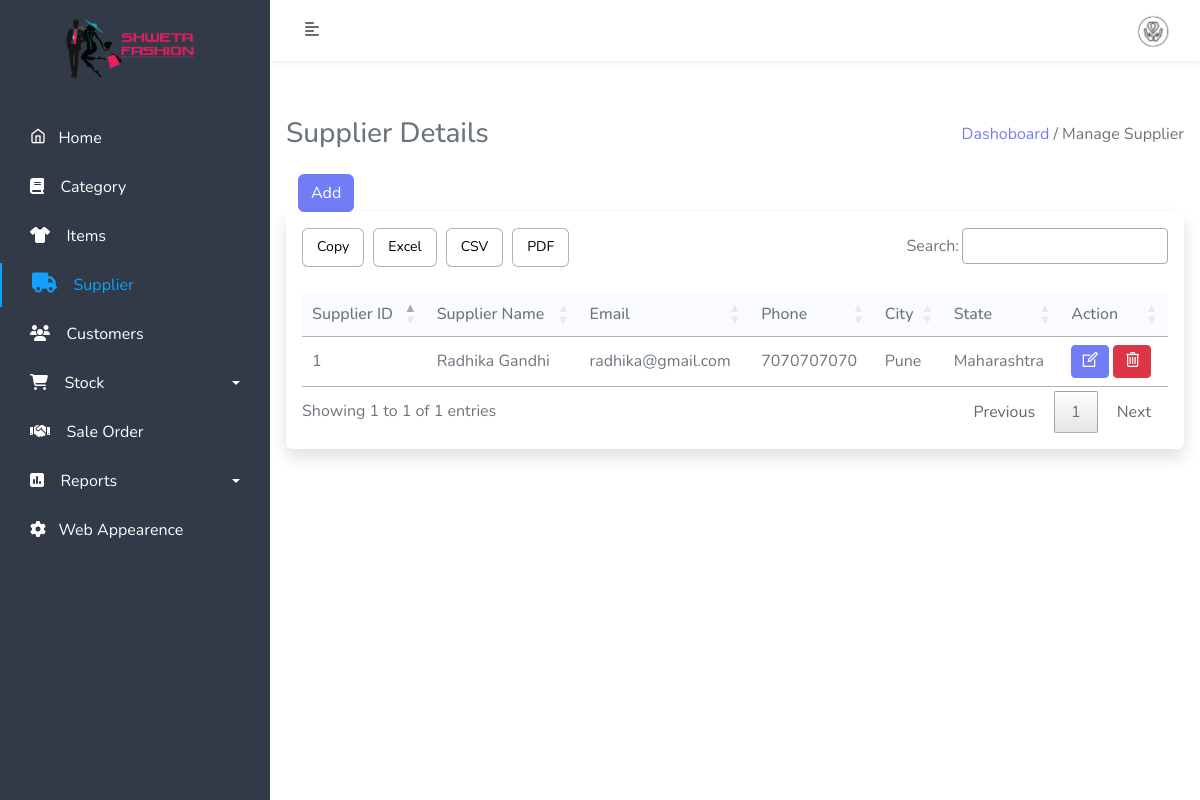
/admin/supplier.php (signed in), run on the app's committed database.
### tables this page shows
CREATE TABLE `manage_website` (
  `id` int(11) NOT NULL,
  `title` varchar(500) NOT NULL,
  `short_title` varchar(500) NOT NULL,
  `footer` text NOT NULL,
  `currency_symbol` text NOT NULL,
  `login_logo` text NOT NULL,
  `website_logo` varchar(500) NOT NULL,
  `background_login_image` text NOT NULL,
  `pay_qrcode` text NOT NULL,
  `terms` longtext NOT NULL,
  `status` int(11) NOT NULL
);

CREATE TABLE `supplier` (
  `sup_id` int(11) NOT NULL,
  `sup_fname` varchar(50) NOT NULL,
  `sup_lname` varchar(50) NOT NULL,
  `sup_email` varchar(50) NOT NULL,
  `sup_mobile` bigint(11) NOT NULL,
  `sup_add` varchar(500) NOT NULL,
  `sup_city` varchar(11) NOT NULL,
  `sup_state` varchar(11) NOT NULL,
  `delete_status` tinyint(2) NOT NULL
);

### admin/supplier.php (the view, shortened to what this page needs)
<?php include('include/sidebar.php'); ?>
<?php include('include/header.php'); ?>
<div class="content-body mb-5 p-3">
    <div class="row">
        <div class="col-md-12">
            <div class="heading mb-4 d-flex align-items-center justify-content-between">
                <h3 class="mb-0">Supplier Details </h3>
                <p class="m-0"><a href="dashboard.php" class="text-primary">Dashoboard </a> <span class="disable">/ Manage Supplier </span></p>
            </div>
        </div>
    </div>
    <section>
        <div class="container">
            <button type="submit" class="btn btn-primary" data-bs-toggle="modal" data-bs-target="#exampleModal">Add</button>
        </div>
    </section>
    <div class="row">
        <div class="col-md-12">
            <div class="card border-0 shadow">
                <div class="card-body">
                    <div class="table-responsive">
                        <table id="example" class="display table-bordered" style="width:100%">
                            <thead>
                                <tr>
                                    <th>Supplier ID</th>
                                    <th>Supplier Name</th>
                                    <th>Email</th>
                                    <th>Phone</th>
                                    <th>City</th>
                                    <th>State</th>
                                    <th>Action</th>
                                </tr>
                            </thead>
                            <tbody>
                                <?php
                                $cnt = 1;
                                $stmt = $db->prepare("select * from supplier where delete_status=0");
                                $stmt->execute();
                                $record = $stmt->fetchAll();
                                foreach ($record as $row) { ?>
                                    <tr>
                                        <td><?php echo $cnt; ?></td>
                                        <td><?php echo $row['sup_fname'] . ' ' . $row['sup_lname']; ?></td>
                                        <td><?php echo $row['sup_email']; ?></td>
                                        <td><?php echo $row['sup_mobile']; ?></td>
                                        <td><?php echo $row['sup_city']; ?></td>
                                        <td><?php echo $row['sup_state']; ?></td>
                                        <td>
                                            <a href="edit-suplier.php?supid=<?php echo $row['sup_id']; ?>" class="btn btn-primary btn-sm "><i class="icon-line-awesome-edit fs-5"></i></a>
                                            <a href="app/sup-crud.php?delid=<?php echo $row['sup_id']; ?>" class="btn btn-danger btn-sm " onclick="return confirm('Do you really want to Delete ?');"><i class="icon-line-awesome-trash-o fs-5"></i></a>
                                        </td>
                                    </tr>
                                <?php
                                    $cnt = $cnt + 1;
                                }  ?>
                            </tbody>
                        </table>
                    </div>
                </div>
            </div>
        </div>
    </div>
</div>
<?php include('include/footer.php'); ?>

### admin/include/sidebar.php (shortened to what this page needs)
<?php include('../assets/constant/config.php'); ?>
<!doctype html>
<html lang="en">
<head>
    <?php
    $stmt = $db->prepare("SELECT * from manage_website");
    $stmt->execute();
    $result = $stmt->fetchAll();
    foreach ($result as $key) {
    ?>
        <link href="../assets/css/bootstrap.min.css" rel="stylesheet">
        <link href="../assets/css/style.css" rel="stylesheet">
        <link href="../assets/css/select2.css" rel="stylesheet">
        <link href="../assets/css/responsive.css" rel="stylesheet">
        <link href="../assets/css/icons.css" rel="stylesheet">
        <link rel="stylesheet" href="https://cdnjs.cloudflare.com/ajax/libs/font-awesome/6.2.1/css/all.min.css" />
        <link href="../assets/css/datatables/jquery.dataTables.min.css" rel="stylesheet">
        <link href="../assets/css/datatables/buttons.dataTables.min.css" rel="stylesheet">
        <link rel="stylesheet" href="https://cdnjs.cloudflare.com/ajax/libs/font-awesome/6.3.0/css/solid.min.css" />
        <link href="https://cdn.jsdelivr.net/npm/select2@4.1.0-rc.0/dist/css/select2.min.css" rel="stylesheet" />
</head>
<body>
    <div class="wrapper">
        <nav id="sidebar">
            <div class="position">
                <div class="sidebar-header">
                    <a href="dashboard.php"><img src="../assets/img/<?php echo $key['login_logo'] ?>" width="150px"></a>
                </div>
            <?php } ?>
            <ul class="list-unstyled components" id="menu">
                <li class="s-item">
                    <a href="dashboard.php"><i class="icon-feather-home"></i>&nbsp;&nbsp;&nbsp;Home</a>
                </li>
                <li class="s-item">
                    <a href="category.php"><i class="fa fa-book"></i>&nbsp;&nbsp;&nbsp; Category</a>
                </li>
                <li class="s-item">
                    <a href="product.php"><i class="fa-solid fa-shirt"></i>&nbsp;&nbsp;&nbsp; Items</a>
                </li>
                <li class="s-item">
                    <a href="supplier.php"><i class="fa-solid fa-truck"></i>&nbsp;&nbsp;&nbsp; Supplier</a>
                </li>
                <li class="s-item">
                    <a href="customer.php"><i class="nav-icon fas fa-users"></i>&nbsp;&nbsp;&nbsp; Customers</a>
                </li>
                <li class="s-item">
                    <a href="#pageReports2" data-bs-toggle="collapse" aria-bs-expanded="false" class="dropdown-toggle"><i class='fas fa-shopping-cart'></i>&nbsp;&nbsp;&nbsp; Stock</a>
                </li>
                <li class="s-item">
                    <a href="sale-order.php" aria-bs-expanded="false"><i class='fas fa-handshake'></i>&nbsp;&nbsp;&nbsp; Sale Order</a>
                </li>
                <li class="s-item">
                    <a href="#pageReports" data-bs-toggle="collapse" aria-bs-expanded="false" class="dropdown-toggle"><i class="fa-sharp fa-solid fa-square-poll-vertical"></i>&nbsp;&nbsp;&nbsp; Reports</a>
                </li>
                <li class="s-item">
                    <a href="manage_website.php"><i class="fa fa-cog"></i>&nbsp;&nbsp;&nbsp;Web Appearence</a>
                </li>
            </ul>
            </div>
        </nav>

### admin/include/header.php (shortened to what this page needs)
<?php include('../assets/constant/config.php');?>
<?php
$stmt = $db->prepare("SELECT admin_photo,admin_email , admin_fname, admin_lname from admin ");
$stmt->execute();
$record = $stmt->fetchAll();
foreach ($record as $key) {
?>
    <div id="content">
        <nav class="navbar navbar-expand-lg navbar-light ">
            <div class="container-fluid">
                <button type="button" id="sidebarCollapse" class="btn text-sidebar bg-turbo-yellow">
                    <i class="fas fa-align-left"></i>
                </button>
                <div class="collapse navbar-collapse" id="navbarSupportedContent">
                    <div class="dropdown ">
		  <a class="" type="button" data-bs-toggle="dropdown" aria-expanded="false">
		   <img src="../assets/img/<?php echo $key['admin_photo'];?>" width="50px" class="rounded-circle">
		  </a>
		</div>
                     <?php } ?>
                </div>
            </div>
        </nav>

### assets/css/style.css (style rules this page uses)
body { font-family:'Nunito', sans-serif; color: #6c757d; }
a, a:hover, a:focus { color: inherit; text-decoration: none; transition: all 0.3s; }
.btn-primary { background-color: #727cf5; border-color: #727cf5; }
.text-primary { color: #727cf5 !important; }
.navbar { padding: 5px 10px; background: #fff; border: none; border-radius: 0px; margin-bottom: 40px; box-shadow: 0px 0px 9px rgb(0 0 0 / 10%); }
.text-sidebar { color: #6b6b6b; }
.wrapper { display: flex; width: 100%; align-items: stretch; }
#sidebar .position { position: fixed; min-width: 270px; max-width: 250px; }
#sidebar { min-width: 270px; max-width: 250px; background: #313a46; color: #272e48; transition: all 0.3s; z-index: 2; }
#sidebar .sidebar-header { padding: 12px; background: #313a46; text-align: center; }
#sidebar ul.components { padding: 20px 0; overflow-y: scroll; height: 100vh; }
#sidebar ul li a { padding: 10px 10px 10px 30px; font-size: 1em; display: block; margin-bottom: 5px; border-radius: 0 20px 20px 0; margin-right: 10px; color: #fff; }
#sidebar ul li.active > a { color: #11a1fd; border-left: 2px solid #11a1fd; }
#sidebar ul li.active > a i { font-size: 20px; }
a[data-bs-toggle=collapse] { position: relative; }
.dropdown-toggle::after { display: block; position: absolute; top: 50%; right: 20px; transform: translateY(-50%); }
#content { width: 100%; min-height: 100vh; transition: all 0.3s; }
tbody, td, tfoot, th, thead, tr { border:0; }
thead { background: #FAFBFE; }

### data on the page
manage_website: login_logo (picture)
supplier: sup_fname "Radhika", sup_lname "Gandhi", sup_email "radhika@gmail.com", sup_mobile "7070707070", sup_city "Pune", sup_state "Maharashtra"
